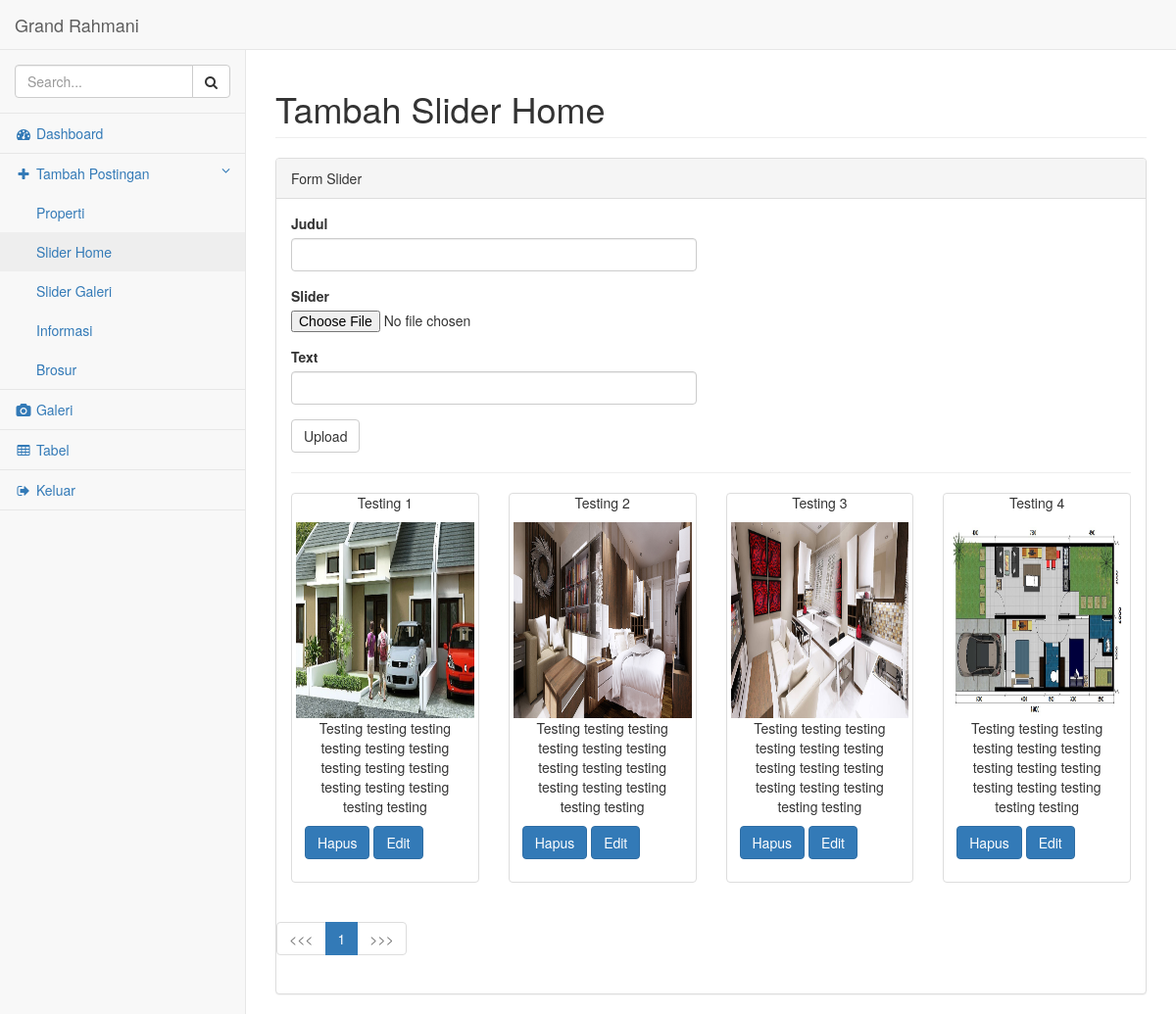
The page /grm/pages/add_home.php (signed in) on the database its author committed.
### tables this page shows
CREATE TABLE IF NOT EXISTS `home` (
`id` int(11) NOT NULL,
  `judul` varchar(500) NOT NULL,
  `gambar` varchar(500) NOT NULL,
  `text` varchar(1000) NOT NULL
);

### grm/pages/add_home.php (the view, shortened to what this page needs)
<!DOCTYPE html>
<html lang="en">
    <head>
        <link href="../bower_components/bootstrap/dist/css/bootstrap.min.css" rel="stylesheet">
        <link href="../bower_components/metisMenu/dist/metisMenu.min.css" rel="stylesheet">
        <link href="../dist/css/sb-admin-2.css" rel="stylesheet">
        <link href="../bower_components/font-awesome/css/font-awesome.min.css" rel="stylesheet" type="text/css">
    </head>
    <body>
        <div id="wrapper">
            <nav class="navbar navbar-default navbar-static-top" role="navigation" style="margin-bottom: 0">
                <div class="navbar-header">
                    <a class="navbar-brand" href="../../index.php">Grand Rahmani</a>
                </div>
                <div class="navbar-default sidebar" role="navigation">
                    <?php
                    include_once("left_menu.php");
                    ?>
                </div>
            </nav>
            <div id="page-wrapper">
                <div class="row">
                    <div class="col-lg-12">
                        <h1 class="page-header">Tambah Slider Home</h1>
                    </div>
                </div>
                <div class="row">
                    <div class="col-lg-12">
                        <div class="panel panel-default">
                            <div class="panel-heading">
                                Form Slider
                            </div>
                            <div class="panel-body">
                                <div class="row">
                                    <div class="col-md-6">
                                        <form role="form" action="upload_slider_home.php" method="post" enctype="multipart/form-data">
                                            <div class="form-group">
                                                <label>Judul</label>
                                                <input class="form-control" type="text" name="judul" required>
                                            </div>
                                            <div class="form-group">
                                                <label>Slider</label>
                                                <input type="file" name="gambar" required>
                                            </div>
                                            <div class="form-group">
                                                <label>Text</label>
                                                <input class="form-control" type="text" name="text" required>
                                            </div>
                                            <button type="submit" class="btn btn-default" name="upload">Upload</button>
                                        </form>
                                    </div>
                                </div>
                                <hr/>
                                <div class="row">
                                    <?php
                                    $dataperhalaman = 8;
                                    if (isset($_GET['page'])) {
                                        $halaman = $_GET['page'];
                                    } else
                                        $halaman = 1;
                                    $dataawal = ($halaman - 1) * $dataperhalaman;
                                    $query_jumlah = mysql_query("select * from home");
                                    $query_rumah = mysql_query("select * from home limit $dataawal,$dataperhalaman");
                                    $jumlah_data = mysql_num_rows($query_jumlah) or die(mysql_error());
                                    $jumlah_halaman = ceil($jumlah_data / $dataperhalaman) or die(mysql_error());
                                    while ($fetch = mysql_fetch_array($query_rumah)) {
                                        ?>
                                        <div class="col-md-3">
                                            <div class="col-md-12" style="text-align:center">
                                                <p>
                                                    <?php
                                                        echo $fetch['judul'];
                                                    ?>
                                                </p>
                                            </div>
                                            <div class="thumbnail">
                                                <img src="../../asset/img/home/<?php echo $fetch['gambar'] ?>" style="height:200px;"alt="..." >
                                                <div class="col-md-12" style="text-align:center">
                                                    <p>
                                                        <?php
                                                            echo $fetch['text'];
                                                        ?>
                                                    </p>
                                                </div>
                                                <div class="caption">
                                                    <p>
                                                        <a href="#" class="btn btn-primary" role="button" onclick="myFunction(<?php echo $fetch['id']?>)">Hapus</a>
                                                        <a href="edit_slider_home.php?id=<?php echo $fetch['id'] ?>" class="btn btn-primary" role="button">Edit</a>
                                                    </p>
                                                </div>
                                            </div>
                                        </div>
                                        <?php
                                    }
                                    ?>
                                </div>
                                <div class="row">
                                    <?php
                                     echo "<ul class=\"pagination\">";
                                    if ($halaman > 1) {
                                        echo "<li><a href=\"add_home.php?page=" . ($halaman - 1) . " \"><<<</a></li>";
                                    } else {
                                        echo "<li class=disabled><a href=#><<<</a></li>";
                                    }
                                    for ($a = 1; $a <= $jumlah_halaman; $a++) {
                                        if ($halaman == $a)
                                            $aktif = "class=\"active\"";
                                        else
                                            $aktif = "";
                                        echo "<li $aktif><a href=\"add_home.php?page=$a\">$a</a></li>";
                                    }
                                    if ($halaman < $jumlah_halaman)
                                        echo "<li><a href=\"add_home.php?page=" . ($halaman + 1) . " \">>>></a></li>";
                                    else
                                        echo "<li class=disabled><a href=#>>>></a></li>";
                                    echo "</ul>";
                                    ?>
                                </div>
                            </div>
                        </div>
                    </div>
                </div>
            </div>
        </div>
    </body>
</html>

### rows shown on the page
home: judul "Testing 1", gambar (picture), text "Testing testing testing testing testing testing testing testing testing testing testing testing testing testing"
home: judul "Testing 2", gambar (picture), text "Testing testing testing testing testing testing testing testing testing testing testing testing testing testing"
home: judul "Testing 3", gambar (picture), text "Testing testing testing testing testing testing testing testing testing testing testing testing testing testing"
home: judul "Testing 4", gambar (picture), text "Testing testing testing testing testing testing testing testing testing testing testing testing testing testing"
